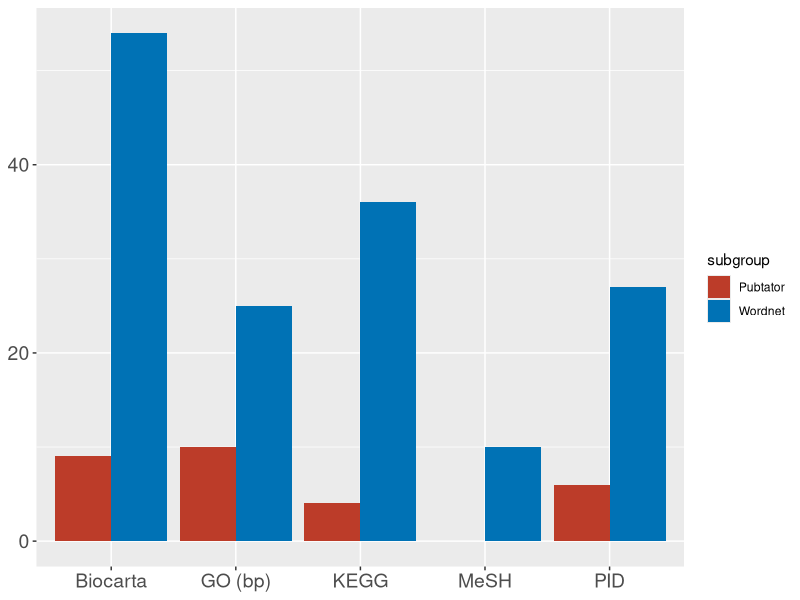
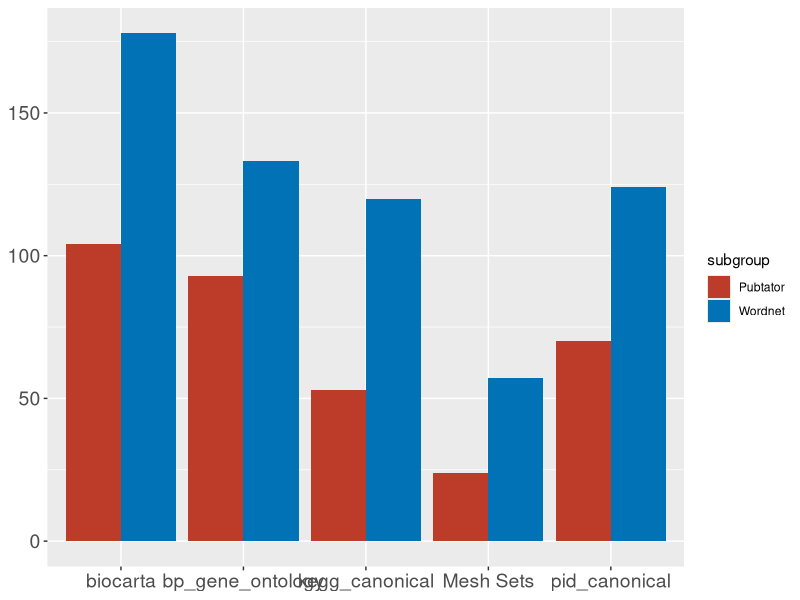
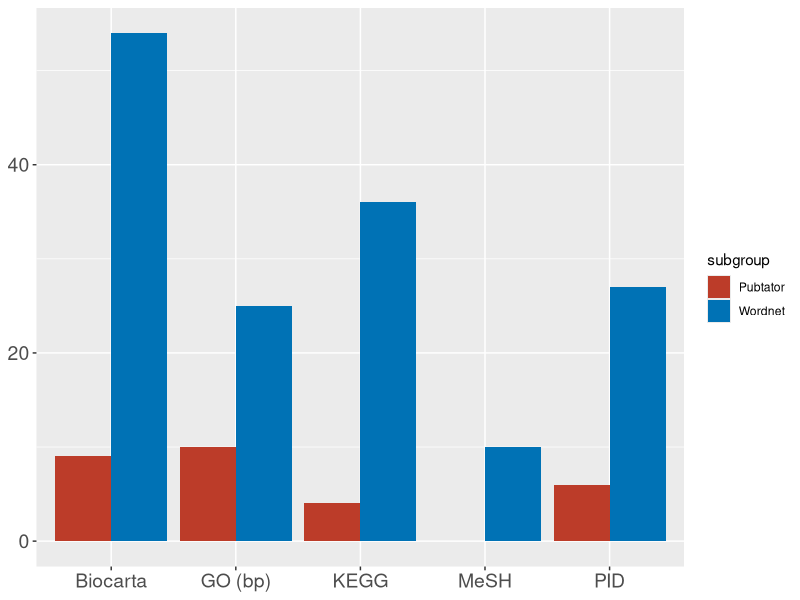
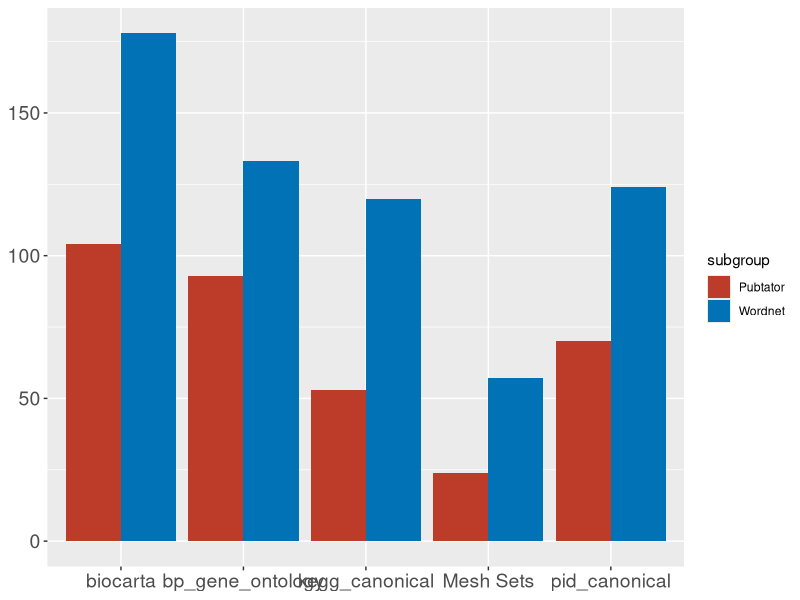

Write the R code that produced these figures, in order.
library("ggplot2")
library("ggsci")
 
# Considering P-Value for significancy
sets_counts_per_concept_set <- c(10, 0, 54, 9, 36, 4, 25, 10, 27, 6)

concept_set_name <- rep(c( 'MeSH','Biocarta', 'KEGG', 
                                   'GO (bp)', 'PID'),each = 2)


subgroup <- rep(c("Wordnet" , "Pubtator" ))

data <- data.frame(sets_counts_per_concept_set, concept_set_name, subgroup)

ggplot(data, aes(x = concept_set_name,
           y = sets_counts_per_concept_set,
           fill = subgroup)) +
  geom_bar(stat = "identity",
           position = "dodge") +
            theme(axis.title.x = element_blank(),
                    axis.title.y = element_blank(),
                    axis.text = element_text(size = 14)) +
         scale_fill_nejm()



ggsave('P_mean_significant.pdf')



#Rregardless of P-Value for Significancy 

sets_counts_per_concept_set <- c(57, 24, 178, 104, 120, 53, 133, 93, 124, 70)

concept_set_name <- rep(c( 'Mesh Sets','biocarta', 'kegg_canonical', 
                                   'bp_gene_ontology', 'pid_canonical'),each = 2)


subgroup <- rep(c("Wordnet" , "Pubtator" ))

data <- data.frame(sets_counts_per_concept_set, concept_set_name, subgroup)

ggplot(data, aes(x = concept_set_name,
           y = sets_counts_per_concept_set,
           fill = subgroup)) +
            geom_bar(stat = "identity", position = "dodge") +
            theme(axis.title.x = element_blank(),
                    axis.title.y = element_blank(),
                    axis.text = element_text(size = 14)) +
         scale_fill_nejm()


ggsave('Regardless_P_mean_significant.pdf')